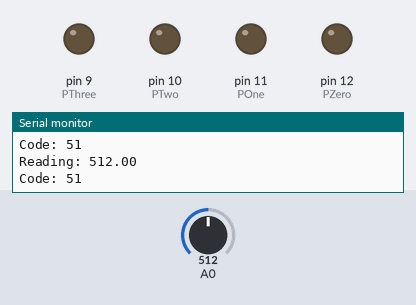
The sketch below on a simulated Arduino Uno, built with avr-gcc and run on an emulated ATmega328P. Shown: output pins drawn as LEDs (lit = HIGH), the last lines printed to the serial monitor. The test bench sets the inputs (shaded band); at power-on: A0 = 512.

Above: at 2.8 s.
2.9 s: A0 set to 176
5.6 s: A0 set to 159
At 6.6 s:
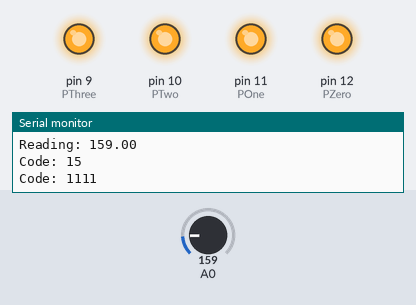
8.3 s: A0 set to 122
At 10.9 s:
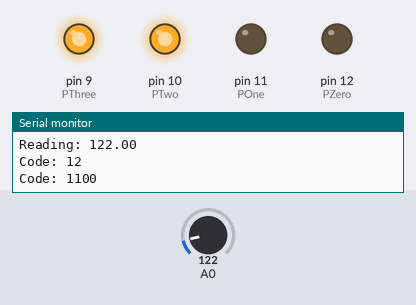
11.5 s: A0 set to 113
At 12.5 s:
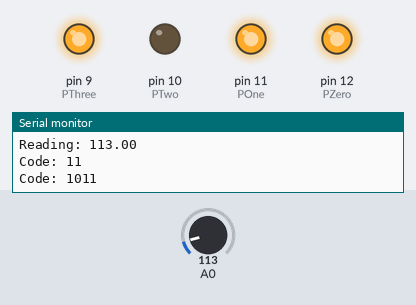
14.2 s: A0 set to 6
At 16.8 s:
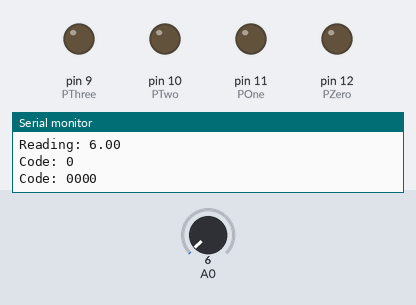
17.5 s: A0 set to 8
20.2 s: A0 set to 11
At 22.7 s:
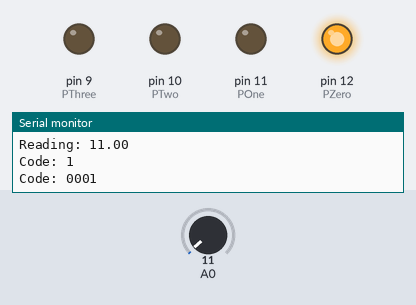
Timing chart, 0 to 24.2 s (numbered marks = the images above; inputs shaded):
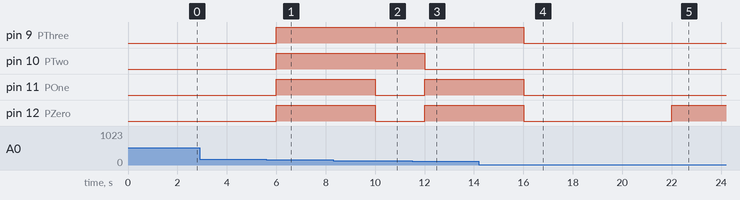

Measured:
- the behaviour switches between 160 and 159 on A0 (found by bisection; images 0 and 1)
- the behaviour switches between 120 and 119 on A0 (found by bisection; images 2 and 3)
- the behaviour switches between 9 and 10 on A0 (found by bisection; images 4 and 5)
- after the input at 5.6 s, pin 9 (PThree), pin 10 (PTwo), pin 11 (POne), pin 12 (PZero): LOW → HIGH after 0.40 s
- after the input at 8.3 s, pin 11 (POne), pin 12 (PZero): HIGH → LOW after 1.7 s
- after the input at 11.5 s, pin 10 (PTwo): HIGH → LOW after 0.51 s; pin 11 (POne), pin 12 (PZero): LOW → HIGH after 0.51 s
- after the input at 14.2 s, pin 9 (PThree), pin 11 (POne), pin 12 (PZero): HIGH → LOW after 1.8 s
- after the input at 20.2 s, pin 12 (PZero): LOW → HIGH after 1.8 s

The sketch:

SelectorTests.ino
```cpp
/* LED code outpus */
#define PZero 12
#define POne 11
#define PTwo 10
#define PThree 9

/* End LED Code outputs */

 void setup()
{
  Serial.print("Outputs: "); Serial.print(PThree); Serial.print(PTwo); Serial.print(POne); Serial.println(PZero);
  pinMode(PThree,OUTPUT);
  pinMode(PTwo,OUTPUT);
  pinMode(POne,OUTPUT);
  pinMode(PZero,OUTPUT);

  Serial.begin(115200);
}

void loop()
{
	int code = dialSelect();
  Serial.print("Code: "); Serial.println(code);
	debugOut(code);
 delay(2000);
}

void debugOut(int code){
  byte v0 = 0;
  byte v1 = 0;
  byte v2 = 0;
  byte v3 = 0;
  if(code < 16){
    /* Read fields*/
    v0 = bitRead(code,0);
    v1 = bitRead(code,1);
    v2 = bitRead(code,2);
    v3 = bitRead(code,3);
    Serial.print("Code: "); Serial.print(v3); Serial.print(v2); Serial.print(v1); Serial.println(v0);
  }

  /* Write Values*/
  digitalWrite(PZero,v0);
  digitalWrite(POne,v1);
  digitalWrite(PTwo,v2);
  digitalWrite(PThree,v3);


}

/** Returns an int value from the float
 *  reading given by the dial
 */
int dialSelect(){
  float reading = analogRead(A0);
  Serial.print("Reading: "); Serial.println(reading);
  return reading / 10;
}
```
